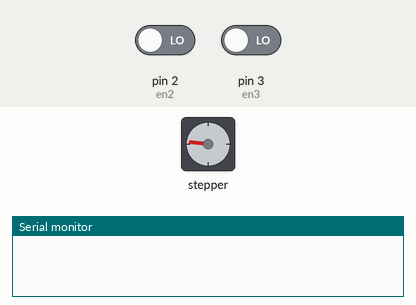
A sketch run on a simulated Arduino Uno, built with avr-gcc and run on an emulated ATmega328P. Parts: stepper motor, the last lines printed to the serial monitor. Wiring (inferred from the names in the program): stepper motor driver (200 steps per turn assumed): step pin 5; direction pin 6; enable pin 4. The test bench sets the inputs (shaded band); at power-on: pin 2 (en2) LOW, pin 3 (en3) LOW.

Above: at 1.2 s.
1.3 s: pin 2 (en2) driven HIGH
At 2.2 s:
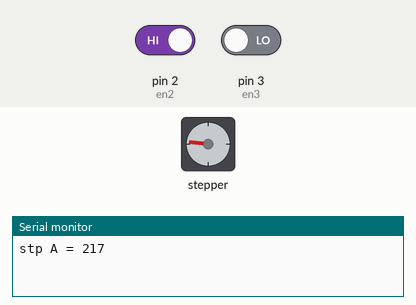
4.3 s: pin 3 (en3) driven HIGH
At 4.9 s:
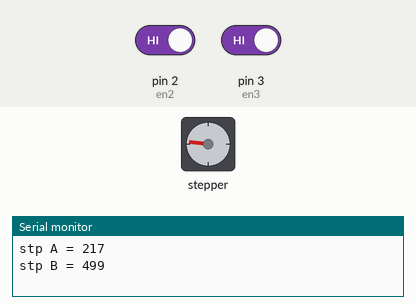
Timing chart, 0 to 68.8 s (numbered marks = the images above; inputs shaded):
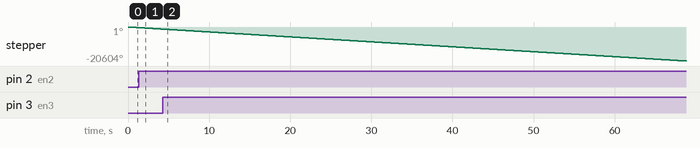

The sketch:

countSteps.ino
```cpp
#define en2 2
#define en3 3

#define PUL 5 // impulse for driver
#define DIR 6 // direction for driver
#define ENA 4 // enable

int ps = 3000; 			// delay for pause (50 minimum & 1000 maximum)
int acc = 5;			// acceleration motor speed
long encdr1 = 0;			// counting encoder A
long encdr2 = 0;			// counting encoder B
long stp = 0;

void inter0() {
	Serial.print("stp A = ");
	Serial.println(stp);
	stp = 0;
}

void inter1() {
	Serial.print("stp B = ");
	Serial.println(stp);
	stp = 0;
}

void stepSM(){
	delayMicroseconds(ps);
	digitalWrite(PUL, HIGH);
	delayMicroseconds(ps);
	digitalWrite(PUL, LOW);
}

void setup() {
  pinMode(PUL, OUTPUT);
  pinMode(DIR, OUTPUT);
  pinMode(ENA, OUTPUT);
  pinMode(en2, INPUT);
  pinMode(en3, INPUT);
  //digitalWrite(ENA, HIGH);
  digitalWrite(ENA, LOW);
  // digitalWrite(DIR, HIGH);
  digitalWrite(DIR, LOW);
  Serial.begin(115200);
  attachInterrupt (0, inter0, CHANGE);
  attachInterrupt (1, inter1, CHANGE);
}

void loop() {
	for (long i = 0; i < 51200; i++) {
		stp++;
		stepSM();
	}
}
```
